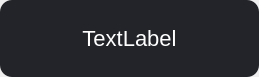
<?xml version="1.0" encoding="UTF-8"?>
<ui version="4.0">
 <class>ToastPage</class>
 <widget class="QDialog" name="ToastPage">
  <property name="geometry">
   <rect>
    <x>0</x>
    <y>0</y>
    <width>259</width>
    <height>77</height>
   </rect>
  </property>
  <property name="windowTitle">
   <string>Dialog</string>
  </property>
  <layout class="QVBoxLayout" name="verticalLayout">
   <property name="spacing">
    <number>0</number>
   </property>
   <property name="leftMargin">
    <number>0</number>
   </property>
   <property name="topMargin">
    <number>0</number>
   </property>
   <property name="rightMargin">
    <number>0</number>
   </property>
   <property name="bottomMargin">
    <number>0</number>
   </property>
   <item>
    <widget class="QWidget" name="widget" native="true">
     <property name="styleSheet">
      <string notr="true">background: #222429;
border-radius: 12px;</string>
     </property>
     <layout class="QVBoxLayout" name="verticalLayout_2">
      <property name="spacing">
       <number>0</number>
      </property>
      <property name="leftMargin">
       <number>80</number>
      </property>
      <property name="topMargin">
       <number>24</number>
      </property>
      <property name="rightMargin">
       <number>80</number>
      </property>
      <property name="bottomMargin">
       <number>24</number>
      </property>
      <item>
       <widget class="QLabel" name="label">
        <property name="styleSheet">
         <string notr="true">font-family: &quot;微软雅黑&quot;;
font-weight: 400;
font-size: 22px;
color: #FFFFFF;
line-height: 30px;
text-align: center;
font-style: normal;</string>
        </property>
        <property name="text">
         <string>TextLabel</string>
        </property>
        <property name="alignment">
         <set>Qt::AlignCenter</set>
        </property>
       </widget>
      </item>
     </layout>
    </widget>
   </item>
  </layout>
 </widget>
 <resources/>
 <connections/>
</ui>
